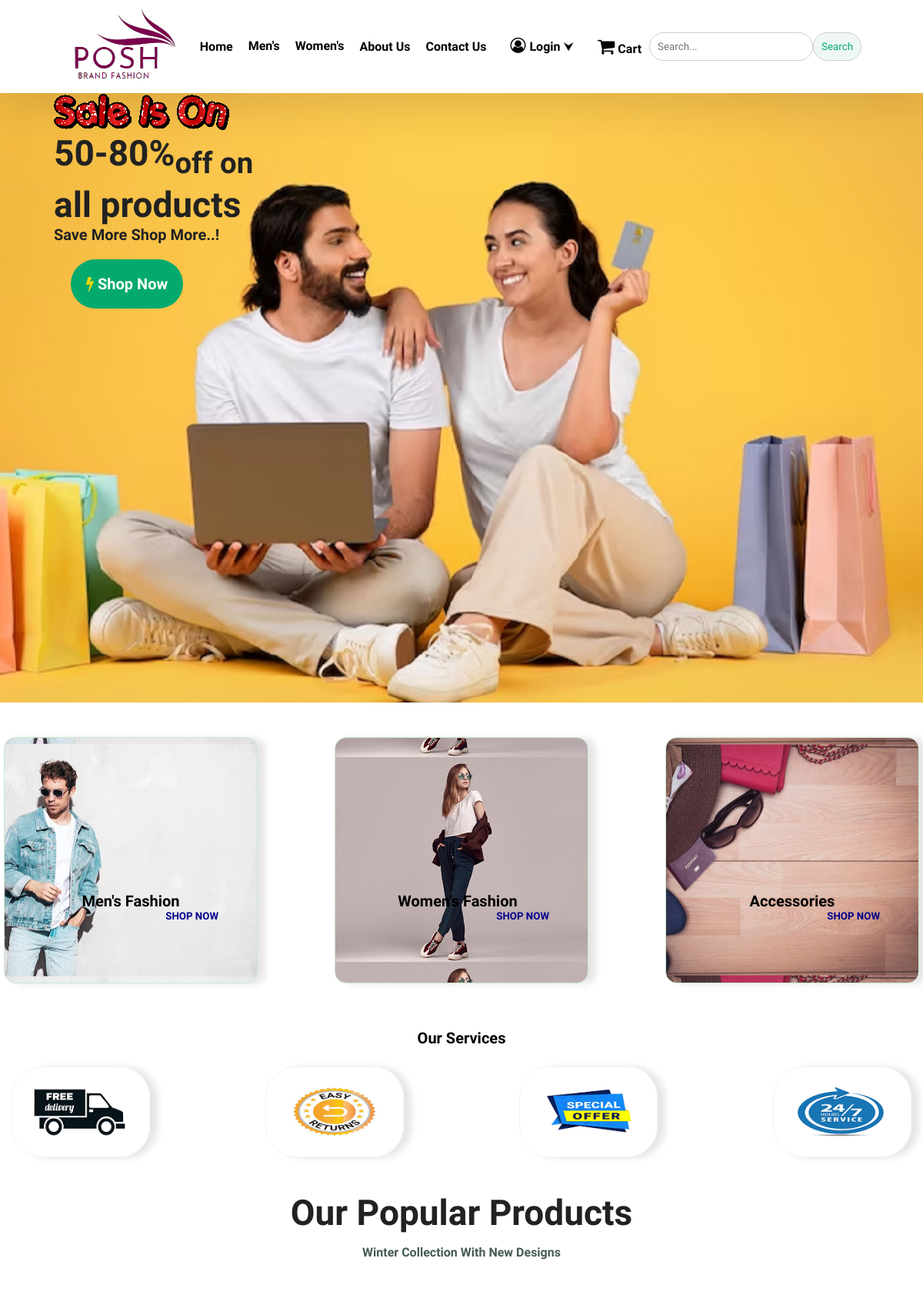
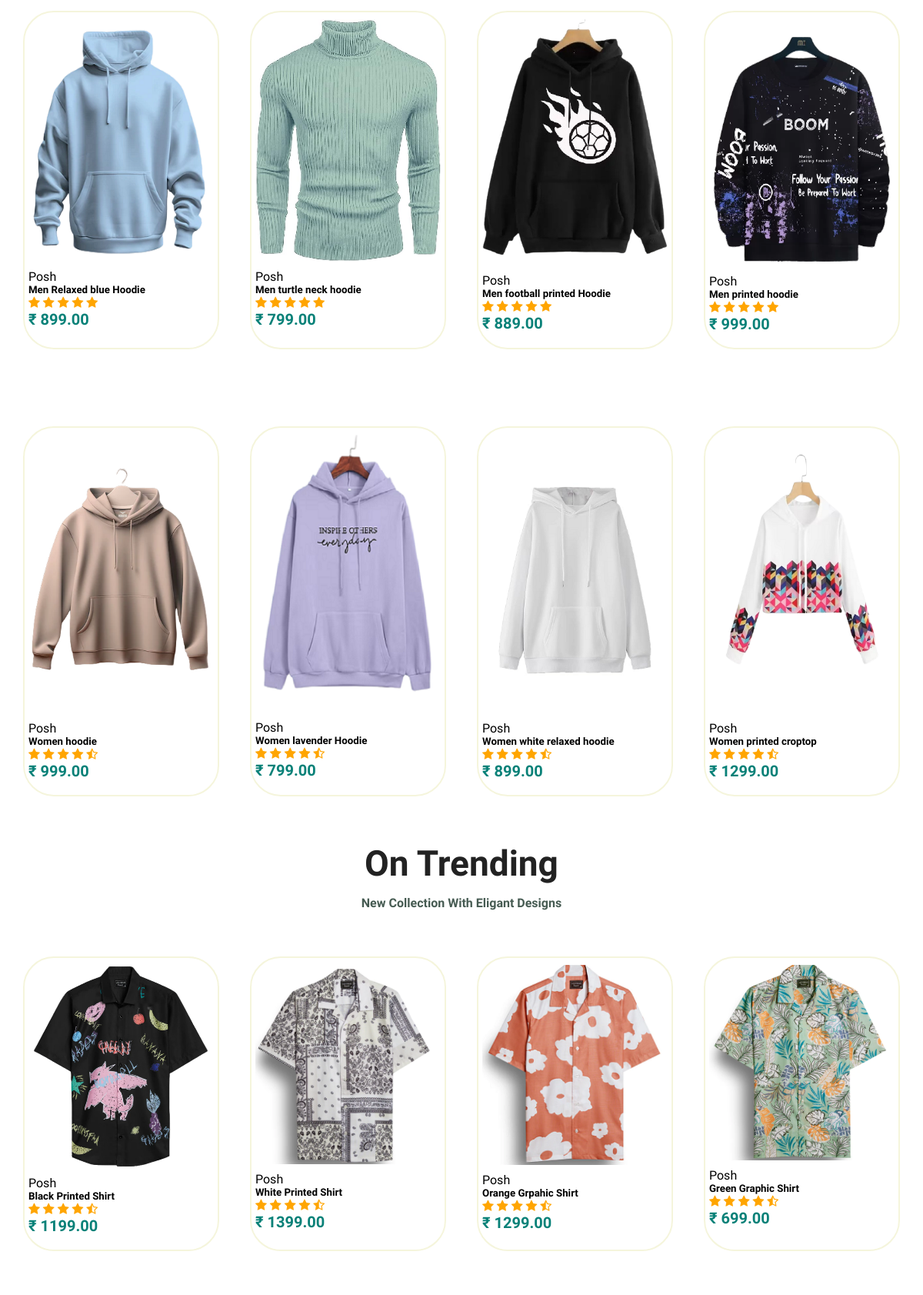
The page / (upper part) on the database its author committed (2 pictures, top to bottom).
### tables this page shows
CREATE TABLE `products` (
  `product_id` int(11) NOT NULL,
  `Gender` varchar(10) NOT NULL,
  `product_name` varchar(100) NOT NULL,
  `product_category` varchar(100) NOT NULL,
  `product_description` varchar(255) NOT NULL,
  `product_image` varchar(255) NOT NULL,
  `product_price` decimal(6,2) NOT NULL,
  `product_special offer` int(2) NOT NULL,
  `product_color` varchar(100) NOT NULL
);

### Includes/index_products.php (called while the page is built)
<?php
include('connection.php');
$stmt = $conn->prepare("SELECT * FROM products WHERE Gender='Men' AND product_category='Apperal/Hoodie' LIMIT 4");
$stmt->execute();
$index_men = $stmt->get_result();
$stmt1 = $conn->prepare("SELECT * FROM products WHERE Gender='Women' AND product_category='Apperal/Hoodie' LIMIT 4");
$stmt1->execute();
$index_women = $stmt1->get_result();
$stmt2 = $conn->prepare("SELECT * FROM products WHERE Gender='Men' AND product_category='Apperal/shirt' LIMIT 4");
$stmt2->execute();
$trending_products = $stmt2->get_result();
?>

### index.php (the view, shortened to what this page needs)
<html><body>
                <section id="topproduct" class="section-p1">
                    <h2>Our Popular Products</h2>
                    <p><b>Winter Collection With New Designs</b></p>
                <div class="Collection">
                    <?php include('Includes/index_products.php'); ?>
                    <?php while($row = $index_men->fetch_assoc()) { ?>
                        <div class="product">
                           <a href="<?php echo "single_product.php?product_id=".$row['product_id']; ?>"> <img src="Assets/<?php echo $row['product_image']; ?>"></a>
                            <div class="description">
                            <span>Posh</span>
                                <h5><?php echo $row['product_name']; ?></h5>
                                <div class="rating">
                                        <span class="fa fa-star checked"></span>
                                        <span class="fa fa-star checked"></span>
                                        <span class="fa fa-star checked"></span>
                                        <span class="fa fa-star checked"></span>
                                        <span class="fa fa-star checked"></span>
                                </div>
                            <h4>&#8377; <?php echo $row['product_price']; ?></h4>
                            </div>
                </div>
                <?php } ?>
                </section>
                <section id="topproduct" class="section-p1">
                <div class="Collection">
                    <?php include('Includes/index_products.php'); ?>
                    <?php while($row = $index_women->fetch_assoc()) { ?>
                        <div class="product">
                        <a href="<?php echo "single_product.php?product_id=".$row['product_id']; ?>"> <img src="Assets/<?php echo $row['product_image']; ?>"></a>
                           <div class="description">
                           <span>Posh</span>
                                <h5><?php echo $row['product_name']; ?></h5>
                                <div class="rating">
                                        <span class="fa fa-star checked"></span>
                                        <span class="fa fa-star checked"></span>
                                        <span class="fa fa-star checked"></span>
                                        <span class="fa fa-star checked"></span>
                                        <span class="fa fa-star-half-o checked"></span>
                                </div>
                            <h4>&#8377; <?php echo $row['product_price']; ?></h4>
                            </div>
                </div>
                <?php } ?>
                </section>
                <section id="Trending" class="section-p1">
                    <h2>On Trending</h2>
                    <p><b>New Collection With Eligant Designs</b></p>
                <div class="Collection2">
                <?php include('Includes/index_products.php'); ?>
                    <?php while($row = $trending_products->fetch_assoc()) { ?>
                        <div class="product2">
                        <a href="<?php echo "single_product.php?product_id=".$row['product_id']; ?>"> <img src="Assets/<?php echo $row['product_image']; ?>"></a>
                           <div class="description">
                                <span>Posh</span>
                                <h5><?php echo $row['product_name']; ?></h5>
                                <div class="rating">
                                        <span class="fa fa-star checked"></span>
                                        <span class="fa fa-star checked"></span>
                                        <span class="fa fa-star checked"></span>
                                        <span class="fa fa-star checked"></span>
                                        <span class="fa fa-star-half-o checked"></span>
                                </div>
                            <h4>&#8377; <?php echo $row['product_price']; ?></h4>
                            </div>
                </div>
                <?php } ?>
            </section>
</body>
</html>

### rows shown on the page
products: product_image (picture), product_name "Men Relaxed blue Hoodie", product_price "899.00"
products: shows a picture, product_name "Men turtle neck hoodie", product_price "799.00"
products: product_image (picture), product_name "Men football printed Hoodie", product_price "889.00"
products: product_image (picture), product_name "Men printed hoodie", product_price "999.00"
products: product_image (picture), product_name "Women hoodie", product_price "999.00"
products: product_image (picture), product_name "Women lavender Hoodie", product_price "799.00"
products: product_image (picture), product_name "Women white relaxed hoodie", product_price "899.00"
products: product_image (picture), product_name "Women printed croptop", product_price "1299.00"
products: product_image (picture), product_name "Black Printed Shirt", product_price "1199.00"
products: product_image (picture), product_name "White Printed Shirt", product_price "1399.00"
products: product_image (picture), product_name "Orange Grpahic Shirt", product_price "1299.00"
products: product_image (picture), product_name "Green Graphic Shirt", product_price "699.00"
